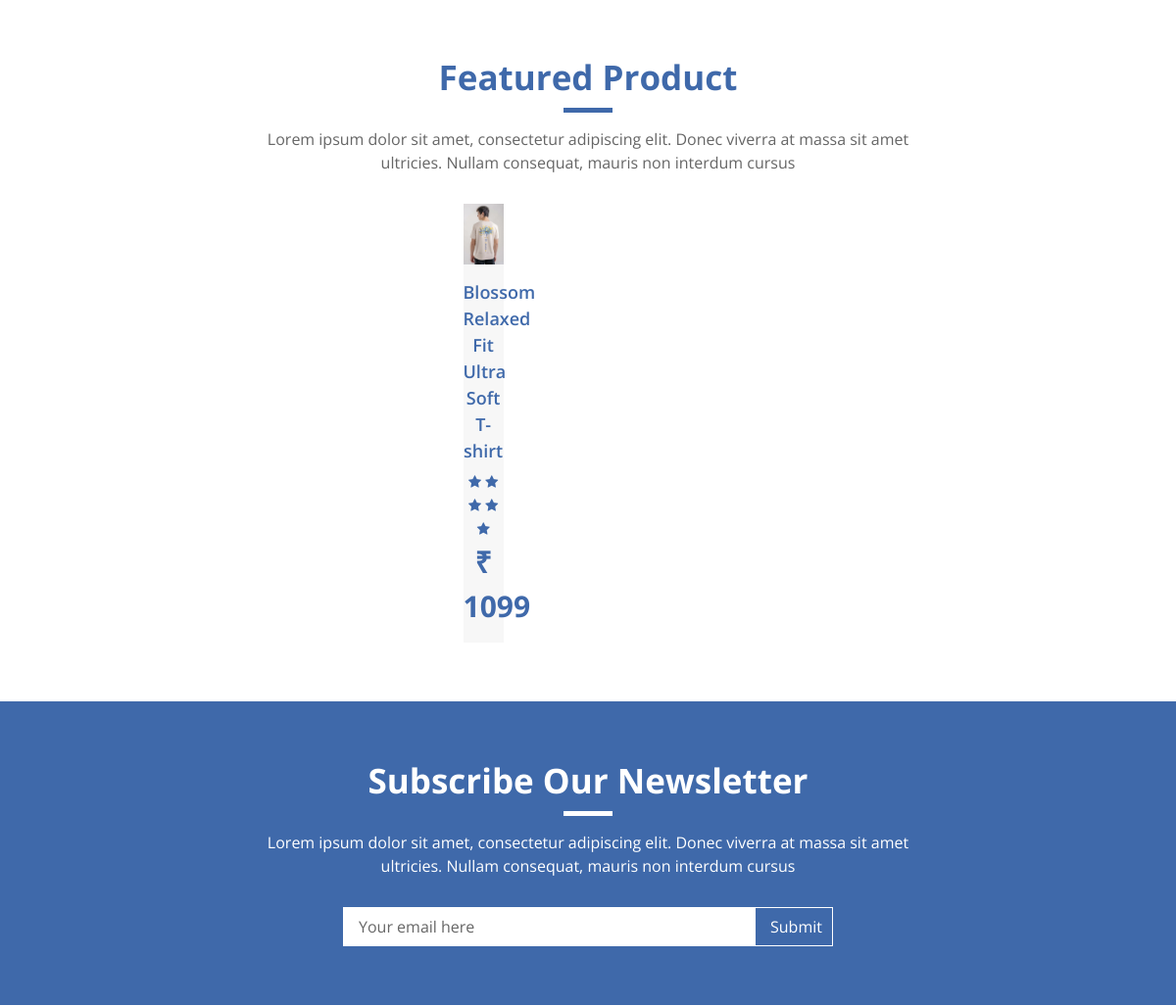
/ (middle part), run on an earlier commit of the app's database.
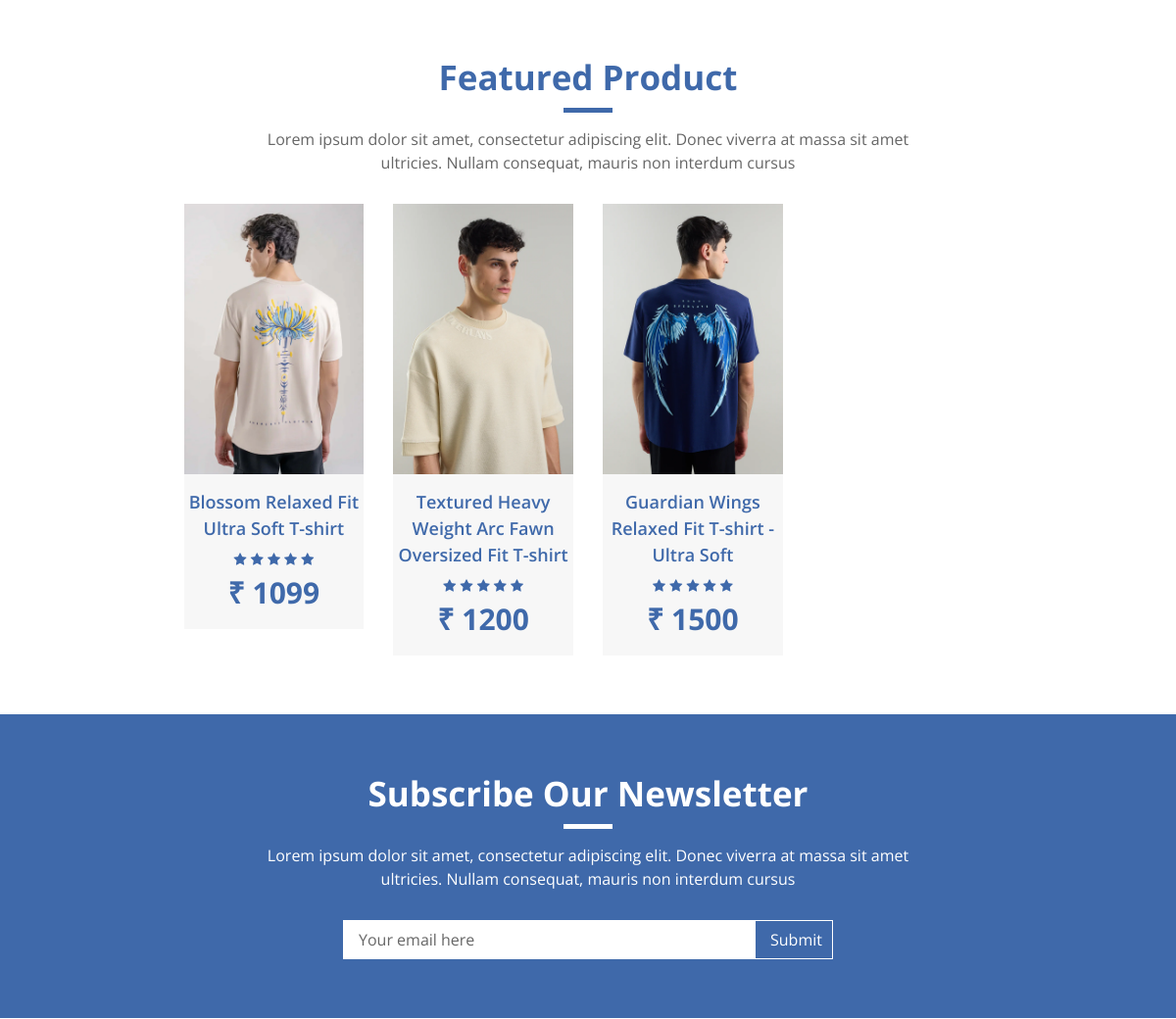
And on a later commit of the database.
### Clothify/models.py (models this page shows, shortened)
class Products(models.Model):
    name = models.CharField(max_length=255)
    image = models.ImageField(upload_to='products')
    brand = models.CharField(max_length=100)
    price = models.IntegerField()
    category = models.ForeignKey(Category, related_name='category', on_delete=models.CASCADE)
    tags = models.CharField(max_length=100)
    desc = models.TextField()
    specification = models.TextField()

### Clothify/views.py (the view)
# urls.py: path('', views.home, name='home'),
def home(request):
    products = Products.objects.all()
    return render(request, 'index.html', {"products":products})

### templates/index.html (shortened to what this page needs)
{% extends "base.html" %}
{% load static %}
{% block mainblock %}
        <div class="category">
            <div class="container-fluid">
                <div class="row">
                    <div class="col-md-4">
                    </div>
                    <div class="col-md-4">
                    </div>
                    <div class="col-md-4">
                    </div>
                </div>
            </div>
        </div>
        <div class="featured-product">
            <div class="container">
                <div class="section-header">
                    <h3>Featured Product</h3>
                    <p>
                        Lorem ipsum dolor sit amet, consectetur adipiscing elit. Donec viverra at massa sit amet ultricies. Nullam consequat, mauris non interdum cursus
                    </p>
                </div>
                <div class="row align-items-center product-slider product-slider-4">
                    {% for product in products %}
                    <div class="col-lg-3">
                        <div class="product-item">
                            <div class="product-image">
                                <a href="product-details/{{product.id}}">
                                    <img src="{{product.image.url}}" alt="Product Image">
                                </a>
                            </div>
                            <div class="product-content">
                                <div class="title"><a href="product-details/{{product.id}}">{{product.name}}</a></div>
                                <div class="ratting">
                                    <i class="fa fa-star"></i>
                                    <i class="fa fa-star"></i>
                                    <i class="fa fa-star"></i>
                                    <i class="fa fa-star"></i>
                                    <i class="fa fa-star"></i>
                                </div>
                                <div class="price">₹ {{product.price}}</div>
                            </div>
                        </div>
                    </div>
                    {% endfor %}
                </div>
            </div>
        </div>
        <div class="newsletter">
            <div class="container">
                <div class="section-header">
                    <h3>Subscribe Our Newsletter</h3>
                    <p>
                        Lorem ipsum dolor sit amet, consectetur adipiscing elit. Donec viverra at massa sit amet ultricies. Nullam consequat, mauris non interdum cursus
                    </p>
                </div>
                <div class="form">
                    <input type="email" value="Your email here">
                    <button>Submit</button>
                </div>
            </div>
        </div>
        {% endblock mainblock %}

What changed in the data, as far as the page shows it:
added Products: image (picture), name "Textured Heavy Weight Arc Fawn Oversized Fit T-shirt", price "1200"
added Products: image (picture), name "Guardian Wings Relaxed Fit T-shirt - Ultra Soft", price "1500"
